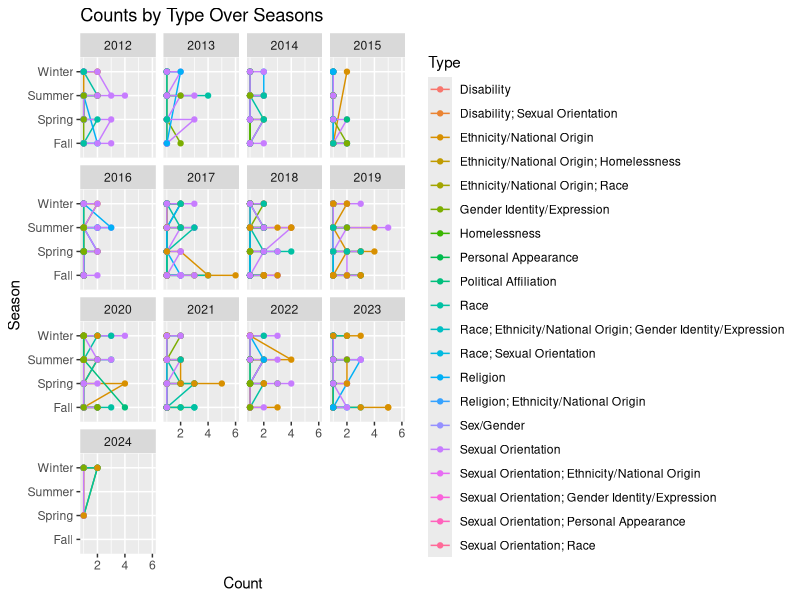
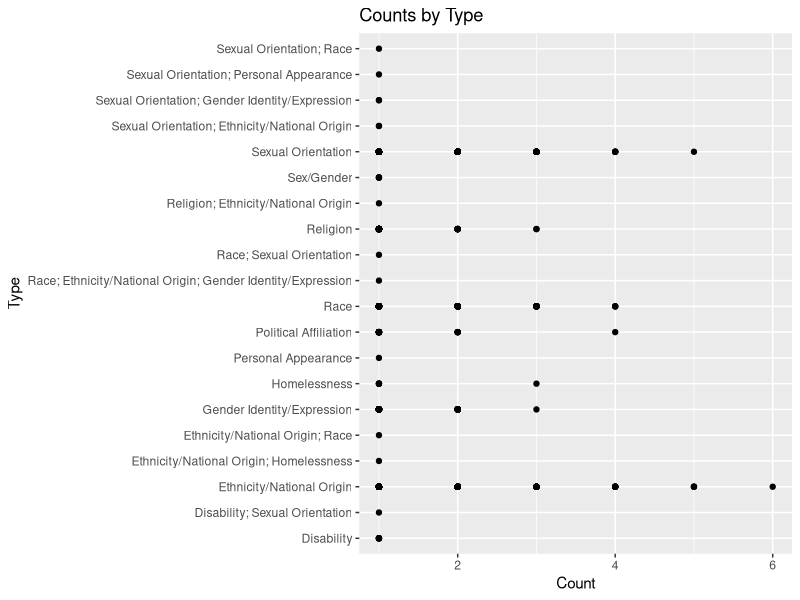
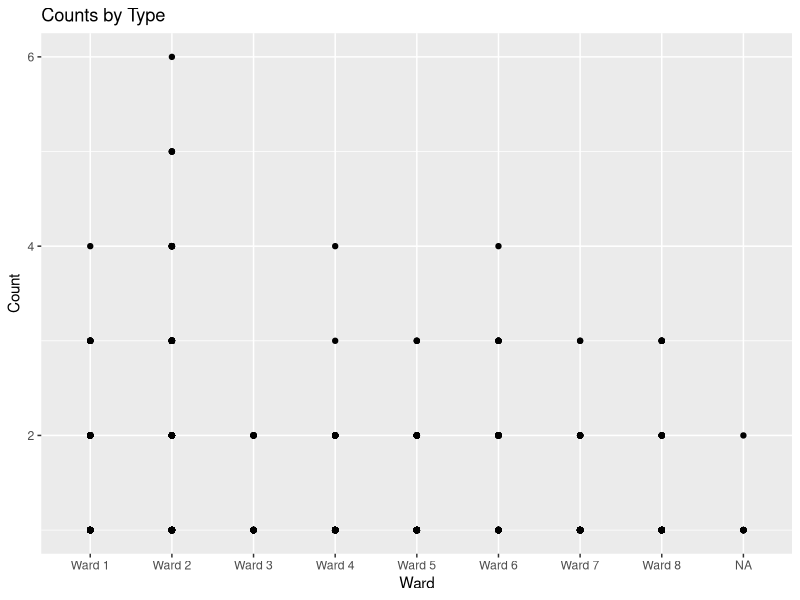
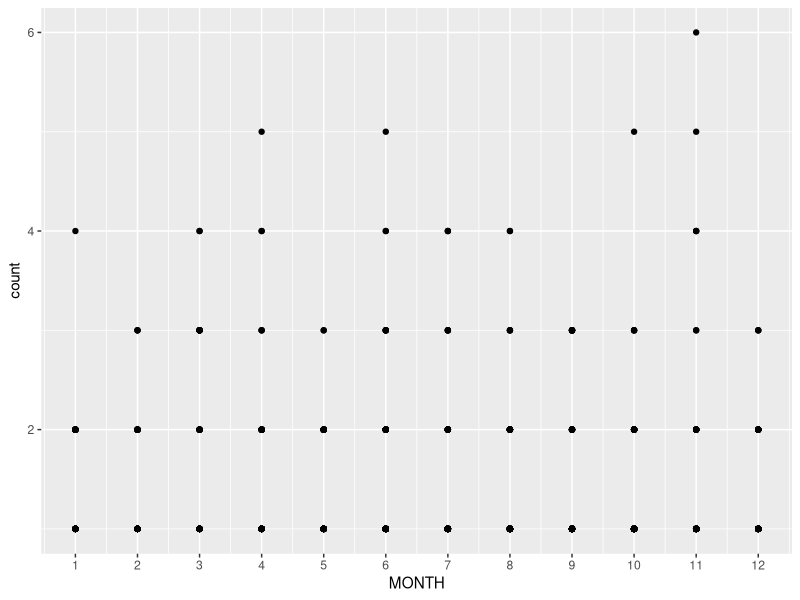
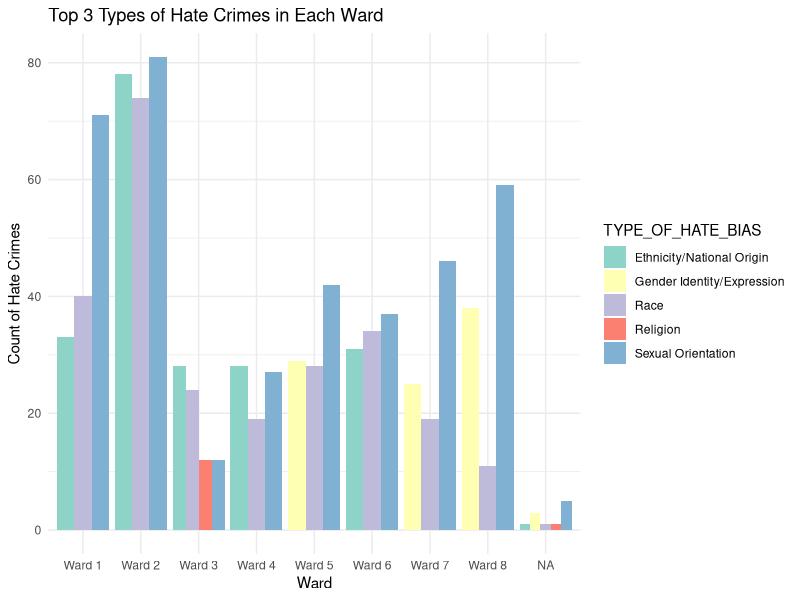
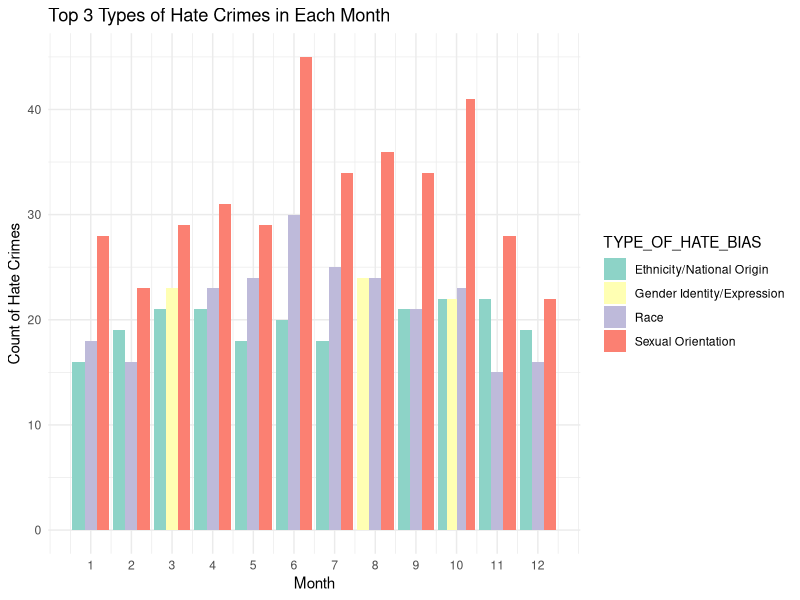
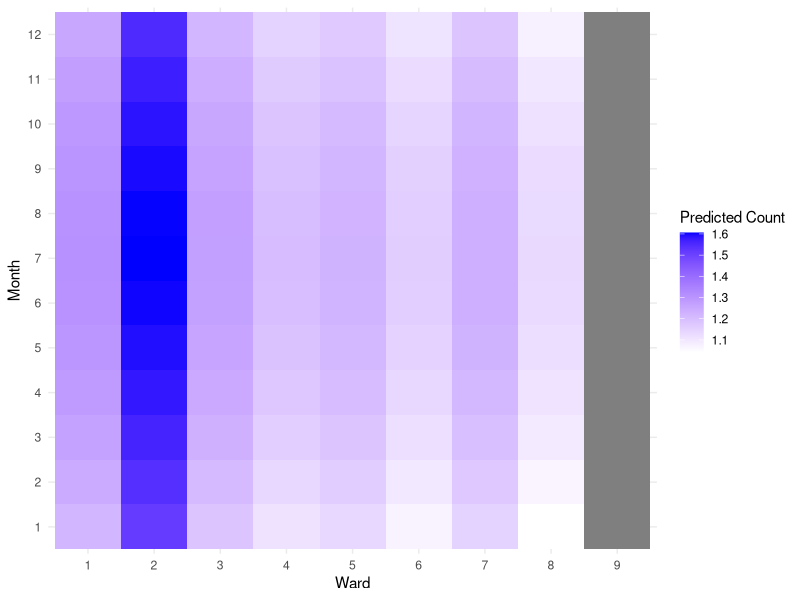
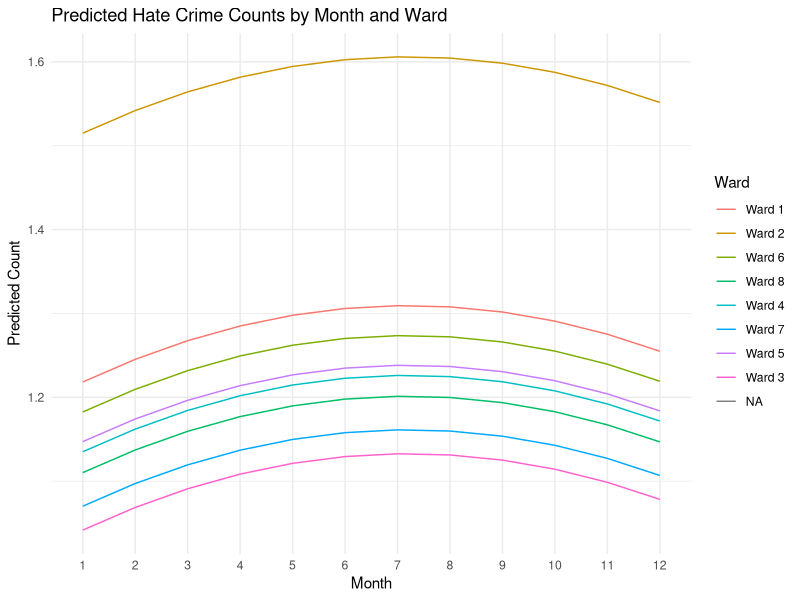

Write R code to recreate these figures, in order. (Note: this script raises an error after producing the figures.)
## ---- chunk 1
library(readr)
library(dplyr)
library(ggplot2)


Bias_Crime_og <- read_csv("Bias_Crime.csv")


Bias_Crime <- mutate(Bias_Crime_og, SEASON = 
    ifelse(MONTH %in% c(12, 1, 2), "Winter",
      ifelse(MONTH %in% 3:5, "Spring",
        ifelse(MONTH %in% 6:8, "Summer", "Fall"))))


Bias_Crime %>% 
  group_by(REPORT_YEAR, MONTH, SEASON, WARD, TYPE_OF_HATE_BIAS) %>%
  summarize(count = n()) -> Bias_Crime_Clean


ggplot(Bias_Crime_Clean, aes(x = SEASON, y = count, color = TYPE_OF_HATE_BIAS, group = TYPE_OF_HATE_BIAS)) +
  geom_line() +
  geom_point() +
  facet_wrap(~REPORT_YEAR) +
  labs(x = "Season", y = "Count", color = "Type", title = "Counts by Type Over Seasons") + coord_flip()

ggplot(Bias_Crime_Clean, aes(x = TYPE_OF_HATE_BIAS, y = count)) +
  geom_point() +
  coord_flip() +
  labs(x = "Type", y = "Count", title = "Counts by Type")   

# Predict the expected number of hate crimes in a ward in a month

ggplot(Bias_Crime_Clean, aes(x = WARD, y = count)) +
  geom_point() +
  labs(x = "Ward", y = "Count", title = "Counts by Type")   

ggplot(Bias_Crime_Clean, aes(x = MONTH, y = count)) +
  geom_point() +
  scale_x_continuous(breaks = seq(1, 12, by = 1))
  labs(x = "Month", y = "Count", title = "Counts by Month") 
  
# Predict the expected type of a hate crime in a ward 
  
ward_type_counts <- Bias_Crime_Clean %>%
  group_by(WARD, TYPE_OF_HATE_BIAS) %>%
  summarize(count = n()) %>%
  ungroup()
ward_top_types <- ward_type_counts %>%
  group_by(WARD) %>%
  top_n(3, count) %>%
  ungroup()
ggplot(ward_top_types, aes(x = WARD, y = count, fill = TYPE_OF_HATE_BIAS)) +
  geom_bar(stat = "identity", position = "dodge") +
  labs(x = "Ward", y = "Count of Hate Crimes", title = "Top 3 Types of Hate Crimes in Each Ward") +
  scale_fill_brewer(palette = "Set3") +  # Set color palette
  theme_minimal()

month_type_counts <- Bias_Crime_Clean %>%
  group_by(MONTH, TYPE_OF_HATE_BIAS) %>%
  summarize(count = n()) %>%
  ungroup()
month_top_types <- month_type_counts %>%
  group_by(MONTH) %>%
  top_n(3, count) %>%
  ungroup()
ggplot(month_top_types, aes(x = MONTH, y = count, fill = TYPE_OF_HATE_BIAS)) +
  geom_bar(stat = "identity", position = "dodge") +
  labs(x = "Month", y = "Count of Hate Crimes", title = "Top 3 Types of Hate Crimes in Each Month") +
  scale_fill_brewer(palette = "Set3") +  # Set color palette
  theme_minimal() +
  scale_x_continuous(breaks = seq(1, 12, by = 1))
## ---- chunk 2
library(readr)
library(dplyr)
library(ggplot2)

Bias_Crime_Clean$MONTH <- as.factor(Bias_Crime_Clean$MONTH)

poly_model <- lm(count ~ poly(as.numeric(MONTH), degree = 2) + WARD, data = Bias_Crime_Clean)

new_data <- expand.grid(WARD = unique(Bias_Crime_Clean$WARD), MONTH = unique(Bias_Crime_Clean$MONTH))
new_data$MONTH_poly <- poly(as.numeric(new_data$MONTH), degree = 2)
predicted_counts <- predict(poly_model, newdata = new_data)


library(ggplot2)
ggplot(data.frame(new_data, predicted_counts), aes(x = WARD, y = MONTH, fill = predicted_counts)) +
  geom_tile() +
  scale_x_discrete(labels = unique(Bias_Crime_Clean$MONTH)) +
  scale_fill_gradient(low = "white", high = "blue") +
  labs(x = "Ward", y = "Month", fill = "Predicted Count") +
  theme_minimal()
## ---- chunk 3
library(ggplot2)

Bias_Crime_Clean$MONTH <- as.factor(Bias_Crime_Clean$MONTH)

poly_model <- lm(count ~ poly(as.numeric(MONTH), degree = 2) + WARD, data = Bias_Crime_Clean)

new_data <- expand.grid(WARD = unique(Bias_Crime_Clean$WARD), MONTH = unique(Bias_Crime_Clean$MONTH))
new_data$MONTH_poly <- poly(as.numeric(new_data$MONTH), degree = 2)
predicted_counts <- predict(poly_model, newdata = new_data)

ggplot(data.frame(new_data, predicted_counts), aes(x = MONTH, y = predicted_counts, group = WARD, color = as.factor(WARD))) +
  geom_line() +
  labs(x = "Month", y = "Predicted Count", color = "Ward", title = "Predicted Hate Crime Counts by Month and Ward") +
  theme_minimal()
## ---- chunk 4
summary(Bias_Crime_Clean$TYPE_OF_HATE_BIAS)
## ---- chunk 5
set.seed(1234)

tr <- tree(as.factor(TYPE_OF_HATE_BIAS) ~., data = Bias_Crime_Clean)
cv <- cv.tree(tr)
cv
## ---- chunk 6
tr_opt <- prune.tree(tr, best = 4)
summary(tr_opt)
## ---- chunk 7
library(randomForest)

clean_data1 <- Bias_Crime_Clean[, !(names(Bias_Crime_Clean) %in% "SEASON")]
clean_dataZ <- na.omit(clean_data1)

Bias_Crime_Clean$TYPE_OF_HATE_BIAS <- as.factor(Bias_Crime_Clean$TYPE_OF_HATE_BIAS)
Bias_Crime_Clean$WARD <- as.factor(Bias_Crime_Clean$WARD)

BAG <- randomForest(TYPE_OF_HATE_BIAS ~ REPORT_YEAR + MONTH + WARD + count, 
                    mtry = 4,
                    data = clean_dataZ)
BAG
## ---- chunk 8
Yhat <- predict(BAG, clean_dataZ)
table(Yhat, clean_dataZ$TYPE_OF_HATE_BIAS)
## ---- chunk 9
mean(Yhat != clean_dataZ$TYPE_OF_HATE_BIAS)
## ---- chunk 10
library(dplyr)
library(ggplot2)

Bias_Crime_Clean$MONTH <- as.factor(Bias_Crime_Clean$MONTH)
hate <- subset(Bias_Crime_Clean, TYPE_OF_HATE_BIAS %in% c('Ethnicity/National Origin', 'Race', 'Sexual Orientation'))

hate_summary <- hate %>%
  group_by(MONTH, TYPE_OF_HATE_BIAS) %>%
  summarize(count = n())

ggplot(hate_summary, aes(x = MONTH, y = count, color = TYPE_OF_HATE_BIAS)) +
  geom_jitter() +
  labs(x = "Month", y = "Count", color = "Type of Hate Bias", title = "Distribution of Hate Crimes by Month")
## ---- chunk 11
set.seed(123)

tr <- tree(as.factor(TYPE_OF_HATE_BIAS) ~ MONTH, data = Bias_Crime_Clean)
ward_2_data <- subset(Bias_Crime_Clean, WARD == "Ward 2")
predictions <- predict(tr, newdata = ward_2_data)
table(predictions)
## ---- chunk 12
hate_levels <- levels(ward_2_data$TYPE_OF_HATE_BIAS)

predicted_categories <- as.factor(predictions)
levels(predicted_categories) <- hate_levels

table(predicted_categories)
## ---- chunk 13
plot(BAG)
## ---- chunk 14
plotdf <- pivot_longer(data.frame(ntrees = 1:nrow(BAG$err.rate),BAG$err.rate),
                       -ntrees)
ggplot(plotdf,aes(x = value,y = ntrees, col = name)) +
geom_line() + theme_bw()
## ---- chunk 15
# Extract the unique names
unique_names <- unique(plotdf$name)

# Select the specific indices corresponding to the third, eleventh, and seventeenth unique values
indices <- c(4, 11, 17)

# Filter the plotdf dataframe to include only these indices
filtered_plotdf <- plotdf[plotdf$name %in% unique_names[indices], ]

# Plot the filtered dataframe
ggplot(filtered_plotdf, aes(x = value, y = ntrees, col = name)) +
  geom_line() + 
  theme_bw()

